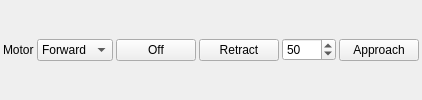
          <widget class="QWidget" name="wgtMotor" native="true">
           <layout class="QHBoxLayout" name="horizontalLayout_13">
            <property name="spacing">
             <number>3</number>
            </property>
            <property name="leftMargin">
             <number>3</number>
            </property>
            <property name="topMargin">
             <number>3</number>
            </property>
            <property name="rightMargin">
             <number>3</number>
            </property>
            <property name="bottomMargin">
             <number>3</number>
            </property>
            <item>
             <widget class="QLabel" name="lblMotor">
              <property name="text">
               <string>Motor</string>
              </property>
             </widget>
            </item>
            <item>
             <widget class="QComboBox" name="cmbMotDir">
              <item>
               <property name="text">
                <string>Forward</string>
               </property>
              </item>
              <item>
               <property name="text">
                <string>Reverse</string>
               </property>
              </item>
             </widget>
            </item>
            <item>
             <widget class="QPushButton" name="cmdMotOff">
              <property name="text">
               <string>Off</string>
              </property>
             </widget>
            </item>
            <item>
             <widget class="QPushButton" name="cmdMotDown">
              <property name="toolTip">
               <string>Move tip away from target</string>
              </property>
              <property name="text">
               <string>Retract</string>
              </property>
             </widget>
            </item>
            <item>
             <widget class="QSpinBox" name="spnMot">
              <property name="maximum">
               <number>5000</number>
              </property>
              <property name="singleStep">
               <number>5</number>
              </property>
              <property name="value">
               <number>50</number>
              </property>
             </widget>
            </item>
            <item>
             <widget class="QPushButton" name="cmdMotUp">
              <property name="toolTip">
               <string>Move tip close to target</string>
              </property>
              <property name="text">
               <string>Approach</string>
              </property>
             </widget>
            </item>
           </layout>
          </widget>
